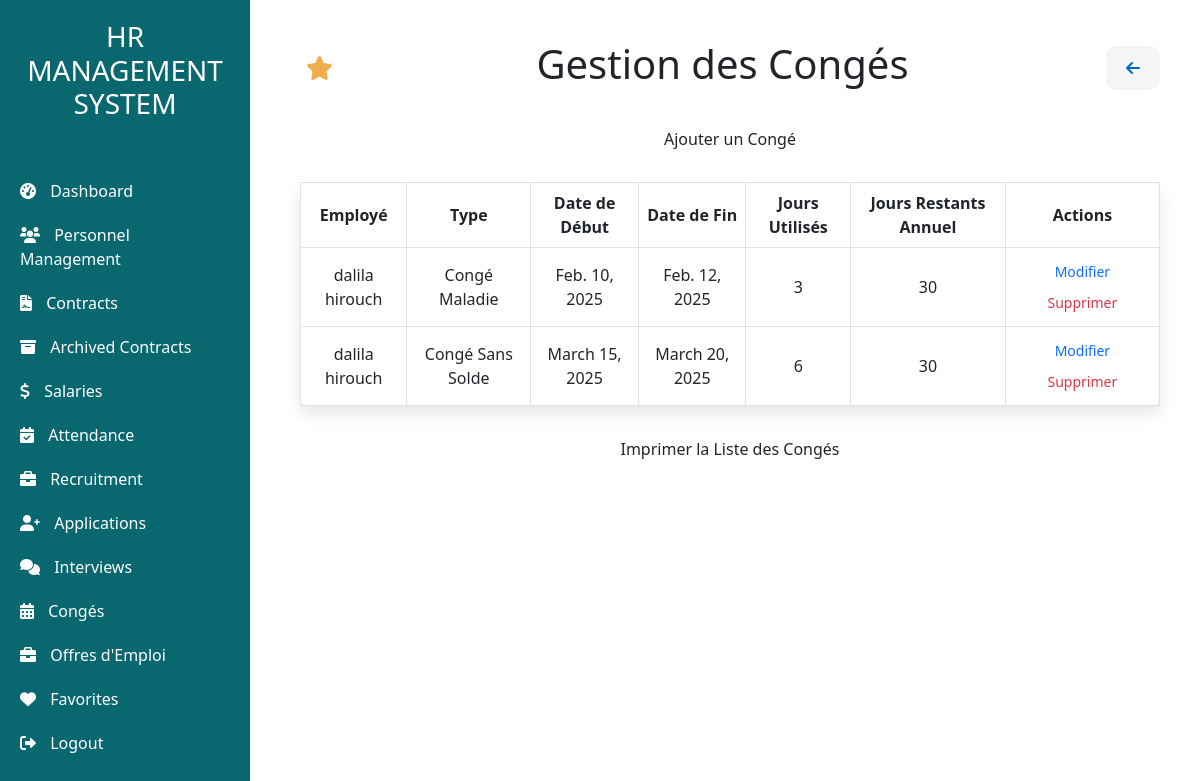
Screenshot of /conges/ (signed in) with the database file from the repository.
### app/models.py (models this page shows, shortened)
class Conge(models.Model):
    TYPES_CONGES = [
        ('Annuel', 'Congé Annuel'),
        ('Maladie', 'Congé Maladie'),
        ('Maternité', 'Congé Maternité'),
        ('Paternité', 'Congé Paternité'),
        ('Sans Solde', 'Congé Sans Solde'),
        ('Autre', 'Autre'),
    ]
    employe = models.ForeignKey(Personnel, on_delete=models.CASCADE, related_name='conges')
    type_conge = models.CharField(max_length=20, choices=TYPES_CONGES)
    date_debut = models.DateField(verbose_name="Date de Début")
    date_fin = models.DateField(verbose_name="Date de Fin")
    jours_utilises = models.IntegerField(verbose_name="Jours Utilisés", editable=False)
    description = models.TextField(null=True, blank=True, verbose_name="Description")
    @staticmethod
    def calcul_jours_restants(employe):
        conges_annuels = Conge.objects.filter(employe=employe, type_conge='Annuel')
        jours_utilises_total = sum(conge.jours_utilises for conge in conges_annuels)
        return employe.jours_annuels - jours_utilises_total

class Personnel(models.Model):
    name = models.CharField(max_length=50)
    Email = models.EmailField(max_length=254)
    phone_validator = RegexValidator(
        regex=r'^(05|06|07)\d{8}$',
        message="Phone number must be 10 digits long and start with 05, 06, or 07."
    )
    Phone = models.CharField(max_length=10, validators=[phone_validator])  # Apply the validator to the Phone field
    date_naissance = models.DateField(null=False)
    GENDER_CHOICES = [
        ('M', 'Male'),
        ('F', 'Female'),
    ]
    gender = models.CharField(max_length=1, choices=GENDER_CHOICES, verbose_name="Gender", default='M')
    Position = models.CharField(max_length=40)
    skills = models.CharField(max_length=254)
    training = models.CharField(max_length=254)
    IdService = models.ForeignKey(Service, on_delete=models.CASCADE)
    hireDate = models.DateField()
    Adresse = models.CharField(max_length=254)
    jours_annuels = models.IntegerField(default=30, verbose_name="Jours de Congé Annuel")  # Default to 30 days

### app/views.py (the view)
# urls.py: path('conges/', views.liste_conges, name='liste_conges'),
@login_required
def liste_conges(request):
    conges = Conge.objects.all()
    employes = Personnel.objects.all()
    employe_data = [
        {
            'employe': employe,
            'jours_restants': Conge.calcul_jours_restants(employe)
        }
        for employe in employes
    ]
    return render(request, 'conges/liste_conges.html', {'conges': conges, 'employe_data': employe_data
                                                        , 'current_url': request.path.lstrip('/')})

### app/templates/conges/liste_conges.html (shortened to what this page needs)
<!DOCTYPE html>
<html lang="en">
<head>
    <link href="https://cdn.jsdelivr.net/npm/bootstrap@5.3.0/dist/css/bootstrap.min.css" rel="stylesheet">
</head>
<body>
    {% extends "base.html" %}
    {% block content %}
    <div class="main-content">
        <div class="d-flex justify-content-between align-items-center mb-4">
            <form method="post" action="{% url 'ajouter_favoris' current_url=current_url %}">
                <button type="submit" class="favorite-btn" title="Add to Favorites">
                    <i class="fas fa-star"></i>
                </button>
            </form>
            <h1>Gestion des Congés</h1>
            <a href="javascript:history.back()" class="go-back-btn" title="Go Back">
                <i class="fas fa-arrow-left"></i>
            </a>
        </div>
        <div class="mb-4 text-center">
            <a href="{% url 'ajouter_conge' %}" class="btn btn-custom">Ajouter un Congé</a>
        </div>
        <div id="printableArea">
            <table id="leaveTable" class="table table-bordered">
                <thead>
                    <tr>
                        <th>Employé</th>
                        <th>Type</th>
                        <th>Date de Début</th>
                        <th>Date de Fin</th>
                        <th>Jours Utilisés</th>
                        <th>Jours Restants Annuel</th>
                        <th>Actions</th>
                    </tr>
                </thead>
                <tbody>
                    {% for conge in conges %}
                    <tr>
                        <td>{{ conge.employe.name }}</td>
                        <td>{{ conge.get_type_conge_display }}</td>
                        <td>{{ conge.date_debut }}</td>
                        <td>{{ conge.date_fin }}</td>
                        <td>{{ conge.jours_utilises }}</td>
                        <td>
                            {% for data in employe_data %}
                                {% if data.employe == conge.employe %}
                                    {{ data.jours_restants }}
                                {% endif %}
                            {% endfor %}
                        </td>
                        <td>
                            <a href="{% url 'modifier_conge' conge.id %}" class="btn text-primary btn-sm">Modifier</a>
                            <a href="{% url 'supprimer_conge' conge.id %}" class="btn text-danger btn-sm">Supprimer</a>
                        </td>
                    </tr>
                    {% empty %}
                    <tr>
                        <td colspan="7" class="text-center">Aucun congé trouvé.</td>
                    </tr>
                    {% endfor %}
                </tbody>
            </table>
        </div>
        <div class="text-center mt-4">
            <button onclick="printTable()" class="btn btn-custom">Imprimer la Liste des Congés</button>
        </div>
    </div>
    {% endblock %}

### app/templates/conges/liste_conges.html (style rules this page uses)
body { font-family: 'Roboto', sans-serif; background-color: #f4f6f9; color: #333; }
.main-content { padding: 20px; }
.btn-custom { background-color: #08676F; color: #fff; text-decoration: none; padding: 10px 15px; border-radius: 5px; transition: background-color 0.3s; }
.go-back-btn { background-color: #f5f5f5; color: #0066cc; border: none; padding: 10px 20px; font-size: 1rem; font-weight: bold; border-radius: 10px; transition: background-color 0.3s ease; }
.favorite-btn { background-color: transparent; border: none; color: #f0ad4e; font-size: 1.5rem; cursor: pointer; transition: color 0.3s ease; }
.table th, .table td { text-align: center; vertical-align: middle; }
.table { background-color: #fff; border-radius: 8px; box-shadow: 0 8px 16px rgba(0, 0, 0, 0.1); }

### rows the page displays
Conge: employe.name "dalila hirouch", type_conge "Congé Maladie", date_debut "Feb. 10, 2025", date_fin "Feb. 12, 2025", jours_utilises "3"
Personnel: jours_restants "30"
Conge: employe.name "dalila hirouch", type_conge "Congé Sans Solde", date_debut "March 15, 2025", date_fin "March 20, 2025", jours_utilises "6"
